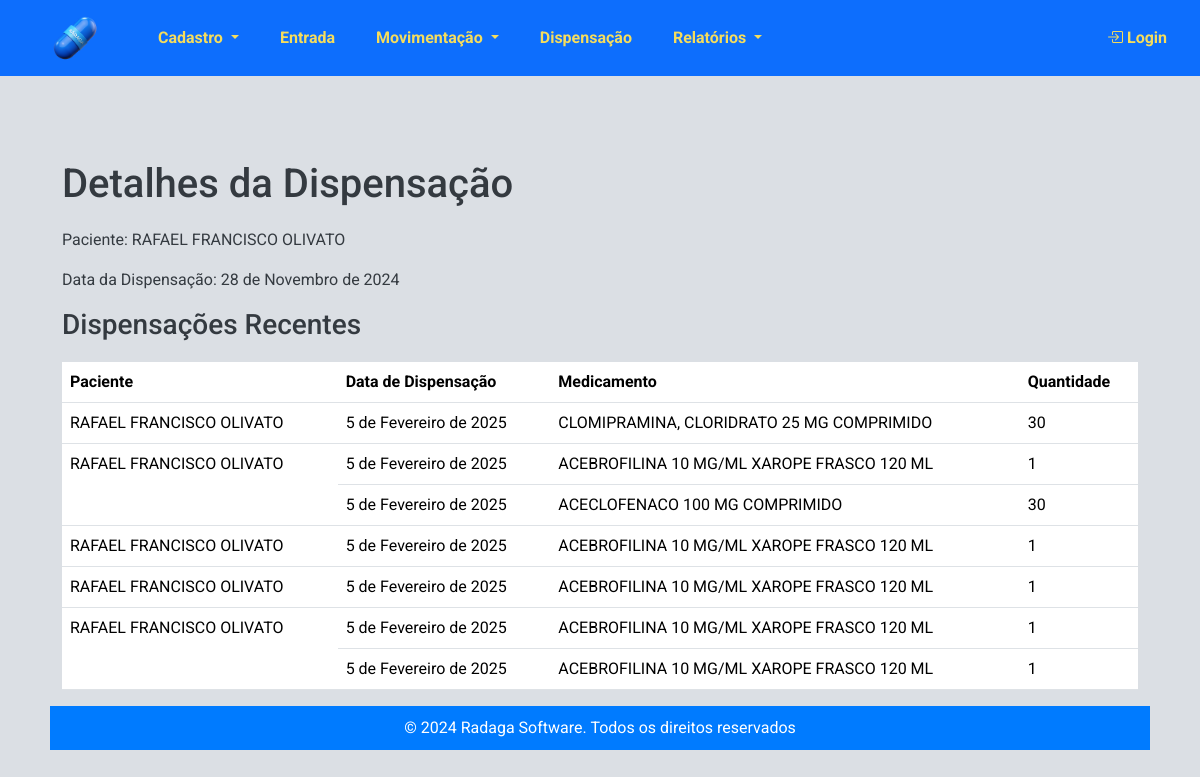
/estoque/estoque/dispensacoes/1/, run on the app's committed database.
### estoque/models.py (models this page shows, shortened)
class Dispensacao(models.Model):
    paciente = models.ForeignKey('Paciente', on_delete=models.CASCADE)
    medico = models.ForeignKey('Medico', on_delete=models.SET_NULL, null=True, blank=True,  verbose_name="Médico")
    outros_prescritores = models.CharField(max_length=255, blank=True, null=True)
    numero_notificacao = models.CharField(max_length=6, blank=True, null=True, verbose_name="Número notificação")
    data_receita = models.DateField(default=timezone.now)
    data_dispensacao = models.DateField(auto_now_add=True)

class Paciente(models.Model):
    nome = models.CharField(max_length=100)
    nome_mae = models.CharField(max_length=100, verbose_name="Nome da mãe")
    cns = models.CharField(max_length=15, unique=True, verbose_name="CNS")
    cpf = models.CharField(max_length=11, unique=True, verbose_name="CPF")
    data_nascimento = models.DateField()

class DispensacaoMedicamento(models.Model):
    dispensacao = models.ForeignKey('Dispensacao', related_name='medicamentos', on_delete=models.CASCADE)
    medicamento = models.ForeignKey('Medicamento', on_delete=models.CASCADE)
    quantidade = models.PositiveIntegerField()

class Medicamento(models.Model):
    LISTA_CHOICES = [
        ('A', 'Lista A'),
        ('B', 'Lista B'),
        ('C', 'Lista C'),
    ]
    codigo_identificacao = models.CharField(max_length=100, blank=True, null=True)
    nome = models.CharField(max_length=255, blank=True, null=True)
    psicotropico = models.CharField(max_length=1, choices=LISTA_CHOICES, blank=True, null=True, verbose_name="Psicotrópico")

### estoque/views.py (the view)
# urls.py: path('dispensacoes/<int:id>/', views.detalhes_dispensacao, name='detalhes_dispensacao'),
def detalhes_dispensacao(request, id):
    dispensacao = Dispensacao.objects.get(id=id)
    dispensacoes_recentes = Dispensacao.objects.order_by("-data_dispensacao")[:5]
    context = {
        "dispensacao": dispensacao,
        "dispensacoes_recentes": dispensacoes_recentes,
    }
    return render(request, "estoque/detalhes_dispensacao.html", context)

### estoque/templates/estoque/detalhes_dispensacao.html
{% extends 'estoque/base.html' %}
{% block content %}
<div class="container">
    <h1>Detalhes da Dispensação</h1>
    <p>Paciente: {{ dispensacao.paciente.nome }}</p>
    <p>Data da Dispensação: {{ dispensacao.data_dispensacao }}</p>
    <h3>Dispensações Recentes</h3>
    <table class="table">
        <thead>
            <tr>
                <th>Paciente</th>
                <th>Data de Dispensação</th>
                <th>Medicamento</th>
                <th>Quantidade</th>
            </tr>
        </thead>
        <tbody>
            {% for dispensacao in dispensacoes_recentes %}
                {% for item in dispensacao.medicamentos.all %}
                    <tr>
                        {% if forloop.first %}
                            <td rowspan="{{ dispensacao.medicamentos.count }}">{{ dispensacao.paciente.nome }}</td>
                        {% endif %}
                        <td>{{ dispensacao.data_dispensacao }}</td>
                        <td>{{ item.medicamento.nome }}</td>
                        <td>{{ item.quantidade }}</td>
                    </tr>
                {% endfor %}
            {% empty %}
                <tr>
                    <td colspan="4">Nenhuma dispensação registrada ainda.</td>
                </tr>
            {% endfor %}
        </tbody>
    </table>
{% endblock %}

### estoque/static/estoque/css/styles.css (style rules this page uses)
html, body { height: 100%; margin: 0; padding: 0; font-family: 'Roboto', sans-serif; background-color: #dbdfe4; color: #343a40; display: flex; flex-direction: column; }
.container { margin-top: 20px; }
h1, h2, h3, h4, h5, h6 { font-family: 'Roboto', sans-serif; color: #343a40; margin-bottom: 20px; }
h1 { font-size: 2.5rem; }
h3 { font-size: 1.75rem; }

### data on the page
Dispensacao: paciente.nome "RAFAEL FRANCISCO OLIVATO", data_dispensacao "28 de Novembro de 2024"
Dispensacao: paciente.nome "RAFAEL FRANCISCO OLIVATO", data_dispensacao "5 de Fevereiro de 2025"
DispensacaoMedicamento: medicamento.nome "CLOMIPRAMINA, CLORIDRATO 25 MG COMPRIMIDO", quantidade "30"
Dispensacao: paciente.nome "RAFAEL FRANCISCO OLIVATO", data_dispensacao "5 de Fevereiro de 2025"
DispensacaoMedicamento: medicamento.nome "ACEBROFILINA 10 MG/ML XAROPE FRASCO 120 ML", quantidade "1"
DispensacaoMedicamento: medicamento.nome "ACECLOFENACO 100 MG COMPRIMIDO", quantidade "30"
Dispensacao: paciente.nome "RAFAEL FRANCISCO OLIVATO", data_dispensacao "5 de Fevereiro de 2025"
DispensacaoMedicamento: medicamento.nome "ACEBROFILINA 10 MG/ML XAROPE FRASCO 120 ML", quantidade "1"
Dispensacao: paciente.nome "RAFAEL FRANCISCO OLIVATO", data_dispensacao "5 de Fevereiro de 2025"
DispensacaoMedicamento: medicamento.nome "ACEBROFILINA 10 MG/ML XAROPE FRASCO 120 ML", quantidade "1"
Dispensacao: paciente.nome "RAFAEL FRANCISCO OLIVATO", data_dispensacao "5 de Fevereiro de 2025"
DispensacaoMedicamento: medicamento.nome "ACEBROFILINA 10 MG/ML XAROPE FRASCO 120 ML", quantidade "1"
DispensacaoMedicamento: medicamento.nome "ACEBROFILINA 10 MG/ML XAROPE FRASCO 120 ML", quantidade "1"
